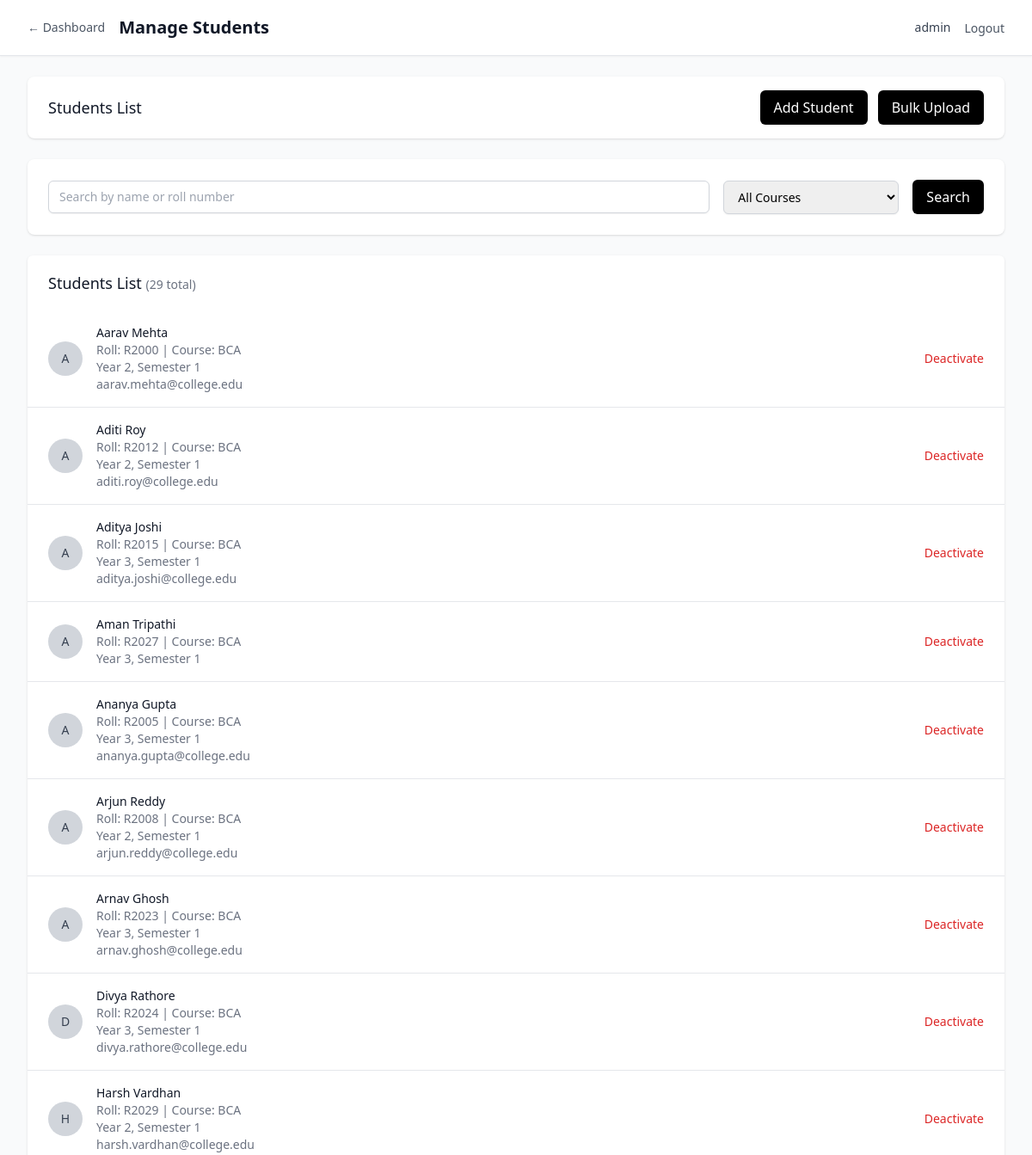
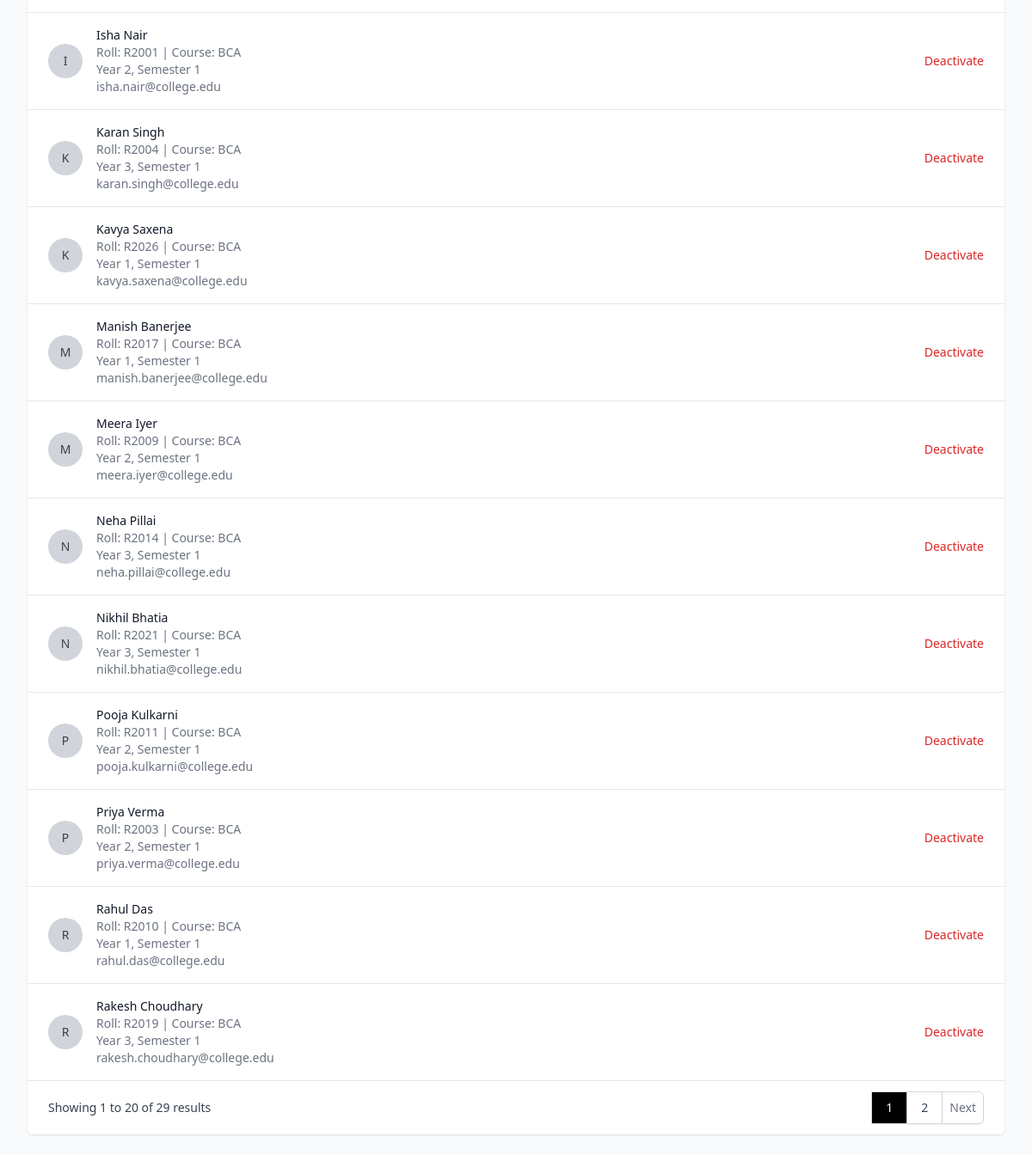
The app's page /management/students (signed in) with its own data (2 pictures, top to bottom).
### models/student.py (models this page shows, shortened)
class Student(db.Model):
    __tablename__ = 'student'
    id = db.Column(db.Integer, primary_key=True)
    roll_number = db.Column(db.String(20), unique=True, nullable=False, index=True)
    name = db.Column(db.String(100), nullable=False)
    course_id = db.Column(db.Integer, db.ForeignKey('course.id'), nullable=False)
    academic_year = db.Column(db.Integer, nullable=False)
    current_semester = db.Column(db.Integer, default=1)
    email = db.Column(db.String(120), unique=True, nullable=True)
    phone = db.Column(db.String(15), nullable=True)
    address = db.Column(db.Text, nullable=True)
    date_of_birth = db.Column(db.Date, nullable=True)
    admission_date = db.Column(db.Date, default=datetime.utcnow().date())
    created_at = db.Column(db.DateTime, default=datetime.utcnow)
    is_active = db.Column(db.Boolean, default=True)
    enrollments = db.relationship('StudentEnrollment', backref='student', lazy='dynamic')
    attendance_records = db.relationship('AttendanceRecord', backref='student', lazy='dynamic')
    marks = db.relationship('StudentMarks', backref='student', lazy='dynamic')

### models/academic.py (models this page shows, shortened)
class Course(db.Model):
    __tablename__ = 'course'
    id = db.Column(db.Integer, primary_key=True)
    name = db.Column(db.String(100), nullable=False)
    code = db.Column(db.String(20), unique=True, nullable=False, index=True)
    description = db.Column(db.Text, nullable=True)
    duration_years = db.Column(db.Integer, default=3, nullable=False)
    total_semesters = db.Column(db.Integer, default=6, nullable=False)
    created_at = db.Column(db.DateTime, default=datetime.utcnow)
    is_active = db.Column(db.Boolean, default=True)
    students = db.relationship('Student', backref='course', lazy='dynamic')
    subjects = db.relationship('Subject', backref='course', lazy='dynamic')

### routes/auth.py (the view)
        def decorated_function(*args, **kwargs):
            if not SessionManager.is_authenticated(session):
                flash('Please log in to access this page', 'error')
                return redirect(url_for('auth.index'))
            if user_type:
                if user_type == 'management' and not SessionManager.is_management(session):
                    flash('Access denied. Management login required.', 'error')
                    return redirect(url_for('auth.management_login'))
                elif user_type == 'lecturer' and not SessionManager.is_lecturer(session):
                    flash('Access denied. Lecturer login required.', 'error')
                    return redirect(url_for('auth.lecturer_login'))
            return f(*args, **kwargs)

### app.py (called while the page is built)
def create_app():
    app = Flask(__name__)
    app.config.from_object(Config)
    db.init_app(app)
    csrf = CSRFProtect(app)
    @app.context_processor
    def inject_csrf_token():
        from flask_wtf.csrf import generate_csrf
        return dict(csrf_token=generate_csrf)
    from routes.auth import auth_bp
    from routes.management import management_bp
    from routes.lecturer import lecturer_bp
    app.register_blueprint(auth_bp)
    app.register_blueprint(management_bp, url_prefix='/management')
    app.register_blueprint(lecturer_bp, url_prefix='/lecturer')
    init_db(app)
    return app

### routes/auth.py (called while the page is built)
@auth_bp.app_context_processor
def inject_user():
    return {
        'current_user': SessionManager.get_session_info(session),
        'is_authenticated': SessionManager.is_authenticated(session),
        'is_management': SessionManager.is_management(session),
        'is_lecturer': SessionManager.is_lecturer(session)
    }

### services/auth_service.py (called while the page is built)
    @staticmethod
    def is_authenticated(session):
        return 'user_type' in session and 'user_id' in session

    @staticmethod
    def is_management(session):
        return session.get('user_type') == 'management'

    @staticmethod
    def is_lecturer(session):
        return session.get('user_type') == 'lecturer'

    @staticmethod
    def get_session_info(session):
        if not SessionManager.is_authenticated(session):
            return None
        return {
            'user_type': session.get('user_type'),
            'user_id': session.get('user_id'),
            'username': session.get('username'),
            'login_time': session.get('login_time')
        }

### services/management_service.py (called while the page is built, shortened)
    @staticmethod
    def get_students_paginated(page=1, search='', course_id=None, per_page=20):
        try:
            query = Student.query.filter_by(is_active=True)
            if course_id:
                query = query.filter_by(course_id=course_id)
            pagination = query.order_by(Student.name).paginate(
                page=page, per_page=per_page, error_out=False
            )
            return {
                'students': pagination.items,
                'pagination': pagination
            }
        except Exception as e:
            return {'students': [], 'pagination': None}

### templates/management/students.html (shortened to what this page needs)
{% extends "base.html" %}
{% block content %}
<div x-data="initStudentForm()">
<div class="min-h-screen bg-gray-50">
    <nav class="bg-white shadow-sm border-b border-gray-200">
        <div class="max-w-7xl mx-auto px-4 sm:px-6 lg:px-8">
            <div class="flex justify-between h-16">
                <div class="flex items-center space-x-4">
                    <a href="{{ url_for('management.dashboard') }}" class="text-sm text-gray-600 hover:text-black">← Dashboard</a>
                    <h1 class="text-xl font-semibold text-gray-900">Manage Students</h1>
                </div>
                <div class="flex items-center space-x-4">
                    <span class="text-sm text-gray-700">{{ current_user.username }}</span>
                    <form method="POST" action="{{ url_for('auth.logout') }}" class="inline">
                        <button type="submit" class="text-sm text-gray-600 hover:text-black">Logout</button>
                    </form>
                </div>
            </div>
        </div>
    </nav>
    <div class="max-w-7xl mx-auto py-6 sm:px-6 lg:px-8">
        <div class="bg-white shadow rounded-lg mb-6">
            <div class="px-4 py-4 sm:px-6 flex justify-between items-center">
                <h3 class="text-lg leading-6 font-medium text-gray-900">Students List</h3>
                <div class="space-x-2">
                    <button @click="showAddStudentModal = true" type="button"
                            class="bg-black text-white px-4 py-2 rounded-md hover:bg-gray-800 focus:outline-none focus:ring-2 focus:ring-offset-2 focus:ring-black">
                        Add Student
                    </button>
                    <button @click="showBulkUploadModal = true" type="button"
                            class="bg-black text-white px-4 py-2 rounded-md hover:bg-gray-800 focus:outline-none focus:ring-2 focus:ring-offset-2 focus:ring-black">
                        Bulk Upload
                    </button>
                </div>
            </div>
        </div>
        <div class="bg-white shadow rounded-lg mb-6">
            <div class="px-4 py-5 sm:p-6">
                <form method="GET" class="flex items-center space-x-4">
                    <div class="flex-1">
                        <input type="text" name="search" value="{{ search }}" placeholder="Search by name or roll number"
                               class="block w-full px-3 py-2 border border-gray-300 rounded-md shadow-sm focus:outline-none focus:ring-black focus:border-black sm:text-sm">
                    </div>
                    <div>
                        <select name="course_id" class="px-3 py-2 border border-gray-300 rounded-md shadow-sm focus:outline-none focus:ring-black focus:border-black sm:text-sm">
                            <option value="">All Courses</option>
                        </select>
                    </div>
                    <button type="submit" class="bg-black text-white px-4 py-2 rounded-md hover:bg-gray-800 focus:outline-none focus:ring-2 focus:ring-offset-2 focus:ring-black">
                        Search
                    </button>
                </form>
            </div>
        </div>
        <div class="bg-white shadow overflow-hidden sm:rounded-md">
            <div class="px-4 py-5 sm:px-6">
                <h3 class="text-lg leading-6 font-medium text-gray-900">
                    Students List
                    {% if pagination %}
                    <span class="text-sm text-gray-500">({{ pagination.total }} total)</span>
                    {% endif %}
                </h3>
            </div>
            {% if students %}
            <ul class="divide-y divide-gray-200">
                {% for student in students %}
                <li class="px-4 py-4 sm:px-6">
                    <div class="flex items-center justify-between">
                        <div class="flex items-center">
                            <div class="flex-shrink-0">
                                <div class="h-10 w-10 rounded-full bg-gray-300 flex items-center justify-center">
                                    <span class="text-sm font-medium text-gray-700">{{ student.name[0].upper() }}</span>
                                </div>
                            </div>
                            <div class="ml-4">
                                <div class="flex items-center">
                                    <p class="text-sm font-medium text-gray-900">{{ student.name }}</p>
                                </div>
                                <p class="text-sm text-gray-500">Roll: {{ student.roll_number }} | Course: {{ student.course.name if student.course else 'N/A' }}</p>
                                <p class="text-sm text-gray-500">Year {{ student.academic_year }}, Semester {{ student.current_semester }}</p>
                                {% if student.email or student.phone %}
                                <p class="text-sm text-gray-500">
                                    {% if student.email %}{{ student.email }}{% endif %}
                                </p>
                                {% endif %}
                            </div>
                        </div>
                        <div class="flex items-center space-x-2">
                            <button onclick="toggleStudentStatus({{ student.id }}, '{{ student.name }}', {{ student.is_active|lower }})"
                                    class="text-sm {% if student.is_active %}text-red-600 hover:text-red-800{% else %}text-green-600 hover:text-green-800{% endif %}">
                                {% if student.is_active %}Deactivate{% else %}Activate{% endif %}
                            </button>
                        </div>
                    </div>
                </li>
                {% endfor %}
            </ul>
            {% if pagination and pagination.pages > 1 %}
            <div class="bg-white px-4 py-3 flex items-center justify-between border-t border-gray-200 sm:px-6">
                <div class="hidden sm:flex-1 sm:flex sm:items-center sm:justify-between">
                    <div>
                        <p class="text-sm text-gray-700">
                            Showing {{ pagination.per_page * (pagination.page - 1) + 1 }} to {{ pagination.per_page * pagination.page if pagination.page < pagination.pages else pagination.total }} of {{ pagination.total }} results
                        </p>
                    </div>
                    <div>
                        <nav class="relative z-0 inline-flex rounded-md shadow-sm -space-x-px">
                            {% for page_num in pagination.iter_pages() %}
                                {% if page_num %}
                                    {% if page_num != pagination.page %}
                                    <a href="{{ url_for('management.students', page=page_num, search=search, course_id=selected_course) }}" class="relative inline-flex items-center px-4 py-2 border border-gray-300 bg-white text-sm font-medium text-gray-700 hover:bg-gray-50">
                                        {{ page_num }}
                                    </a>
                                    {% else %}
                                    <span class="relative inline-flex items-center px-4 py-2 border border-gray-300 bg-black text-sm font-medium text-white">
                                        {{ page_num }}
                                    </span>
                                    {% endif %}
                                {% else %}
                                <span class="relative inline-flex items-center px-4 py-2 border border-gray-300 bg-white text-sm font-medium text-gray-700">
                                    ...
                                </span>
                                {% endif %}
                            {% endfor %}
                            {% if pagination.has_next %}
                            <a href="{{ url_for('management.students', page=pagination.next_num, search=search, course_id=selected_course) }}" class="relative inline-flex items-center px-2 py-2 rounded-r-md border border-gray-300 bg-white text-sm font-medium text-gray-500 hover:bg-gray-50">
                                Next
                            </a>
                            {% endif %}
                        </nav>
                    </div>
                </div>
            </div>
            {% endif %}
            {% else %}
            <div class="px-4 py-5 sm:px-6 text-center">
                <p class="text-gray-500">No students found.</p>
            </div>
            {% endif %}
        </div>
    </div>
</div>
{% endblock %}

### records on screen
Student: name "A", name "Aarav Mehta", roll_number "R2000", course "BCA", academic_year "2", current_semester "1", email "aarav.mehta@college.edu", is_active "Deactivate"
Student: name "A", name "Aditi Roy", roll_number "R2012", course "BCA", academic_year "2", current_semester "1", email "aditi.roy@college.edu", is_active "Deactivate"
Student: name "A", name "Aditya Joshi", roll_number "R2015", course "BCA", academic_year "3", current_semester "1", email "aditya.joshi@college.edu", is_active "Deactivate"
Student: name "A", name "Aman Tripathi", roll_number "R2027", course "BCA", academic_year "3", current_semester "1", is_active "Deactivate"
Student: name "A", name "Ananya Gupta", roll_number "R2005", course "BCA", academic_year "3", current_semester "1", email "ananya.gupta@college.edu", is_active "Deactivate"
Student: name "A", name "Arjun Reddy", roll_number "R2008", course "BCA", academic_year "2", current_semester "1", email "arjun.reddy@college.edu", is_active "Deactivate"
Student: name "A", name "Arnav Ghosh", roll_number "R2023", course "BCA", academic_year "3", current_semester "1", email "arnav.ghosh@college.edu", is_active "Deactivate"
Student: name "D", name "Divya Rathore", roll_number "R2024", course "BCA", academic_year "3", current_semester "1", email "divya.rathore@college.edu", is_active "Deactivate"
Student: name "H", name "Harsh Vardhan", roll_number "R2029", course "BCA", academic_year "2", current_semester "1", email "harsh.vardhan@college.edu", is_active "Deactivate"
Student: name "I", name "Isha Nair", roll_number "R2001", course "BCA", academic_year "2", current_semester "1", email "isha.nair@college.edu", is_active "Deactivate"
Student: name "K", name "Karan Singh", roll_number "R2004", course "BCA", academic_year "3", current_semester "1", email "karan.singh@college.edu", is_active "Deactivate"
Student: name "K", name "Kavya Saxena", roll_number "R2026", course "BCA", academic_year "1", current_semester "1", email "kavya.saxena@college.edu", is_active "Deactivate"
Student: name "M", name "Manish Banerjee", roll_number "R2017", course "BCA", academic_year "1", current_semester "1", email "manish.banerjee@college.edu", is_active "Deactivate"
Student: name "M", name "Meera Iyer", roll_number "R2009", course "BCA", academic_year "2", current_semester "1", email "meera.iyer@college.edu", is_active "Deactivate"
Student: name "N", name "Neha Pillai", roll_number "R2014", course "BCA", academic_year "3", current_semester "1", email "neha.pillai@college.edu", is_active "Deactivate"
Student: name "N", name "Nikhil Bhatia", roll_number "R2021", course "BCA", academic_year "3", current_semester "1", email "nikhil.bhatia@college.edu", is_active "Deactivate"
Student: name "P", name "Pooja Kulkarni", roll_number "R2011", course "BCA", academic_year "2", current_semester "1", email "pooja.kulkarni@college.edu", is_active "Deactivate"
Student: name "P", name "Priya Verma", roll_number "R2003", course "BCA", academic_year "2", current_semester "1", email "priya.verma@college.edu", is_active "Deactivate"
Student: name "R", name "Rahul Das", roll_number "R2010", course "BCA", academic_year "1", current_semester "1", email "rahul.das@college.edu", is_active "Deactivate"
Student: name "R", name "Rakesh Choudhary", roll_number "R2019", course "BCA", academic_year "3", current_semester "1", email "rakesh.choudhary@college.edu", is_active "Deactivate"

### other values on screen
{{ current_user.username }} "admin"
{{ pagination.total }} "29"
{{ pagination.per_page * (pagination.page - 1) + 1 }} "1"
{{ page_num }} "1"
{{ page_num }} "2"
